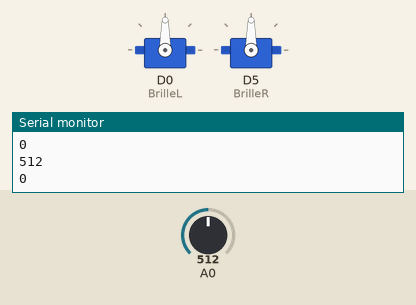
Recording of a sketch running on a simulated ESP8266 (NodeMCU). Shown: 2 × servo, the last lines printed to the serial monitor. The test bench sets the inputs (shaded band); at power-on: A0 = 512.

Above: at 1.8 s.
1.9 s: A0 set to 691
3.4 s: A0 set to 719
At 4.7 s:
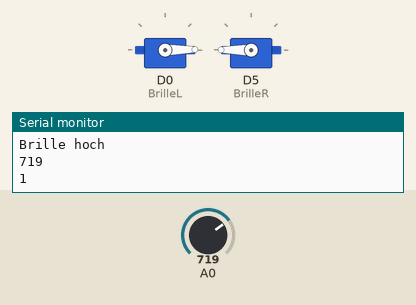
5.5 s: A0 set to 267
7.2 s: A0 set to 241
At 9.0 s:
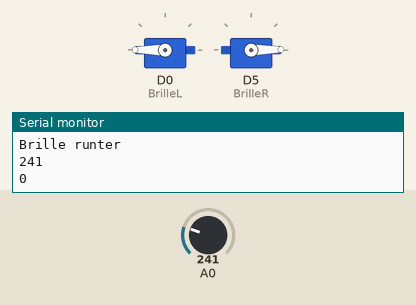
9.5 s: A0 set to 710
At 10.5 s:
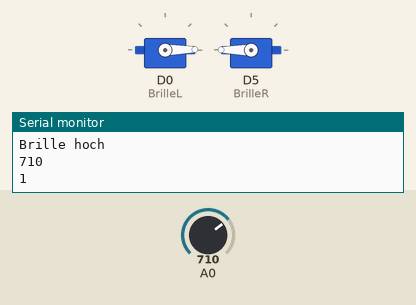
11.5 s: A0 set to 240
At 13.3 s:
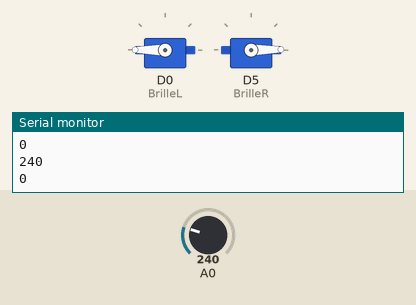
Timing chart, 0 to 14.5 s (numbered marks = the images above; inputs shaded):
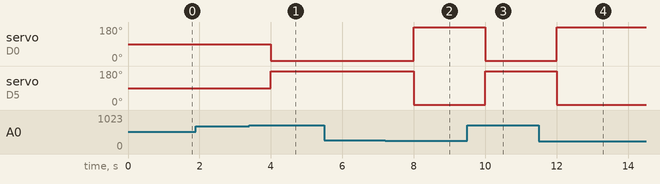

The sketch:

sketch_jul19a.ino
```cpp
#include <Servo.h>
Servo BrilleL;
Servo BrilleR;

bool brillenOben = false;

void setup()
{
  Serial.begin(9600);

  // Servo on digital Port D4
  BrilleL.attach(D0);
  BrilleR.attach(D5);

  // AmbientLight Pin
  pinMode(A0, INPUT);
}

void loop()
{
  // Int value between 0 - 1024
  int ambientLight = analogRead(A0);

  if (ambientLight < 250 && brillenOben == true) {
    BrilleL.write(180);
    BrilleR.write(1);
    brillenOben = false;
    Serial.println("Brille runter");
  }
  if (ambientLight > 700 && brillenOben == false){
    BrilleL.write(1);
    BrilleR.write(180);
    brillenOben = true;
    Serial.println("Brille hoch");
  }

  Serial.println(ambientLight);
  Serial.println(brillenOben);
  delay(1000);
}
```

Measured:
- the behaviour switches between 700 and 701 on A0 (found by bisection; images 0 and 1)
- the behaviour switches between 250 and 249 on A0 (found by bisection; images 1 and 2)
- after the input at 3.4 s, servo on D0 (BrilleL): 90° → 1° after 0.60 s; servo on D5 (BrilleR): 90° → 180° after 0.60 s
- after the input at 7.2 s, servo on D0 (BrilleL): 1° → 180° after 0.80 s; servo on D5 (BrilleR): 180° → 1° after 0.80 s
- after the input at 9.5 s, servo on D0 (BrilleL): 180° → 1° after 0.50 s; servo on D5 (BrilleR): 1° → 180° after 0.50 s
- after the input at 11.5 s, servo on D0 (BrilleL): 1° → 180° after 0.50 s; servo on D5 (BrilleR): 180° → 1° after 0.50 s
